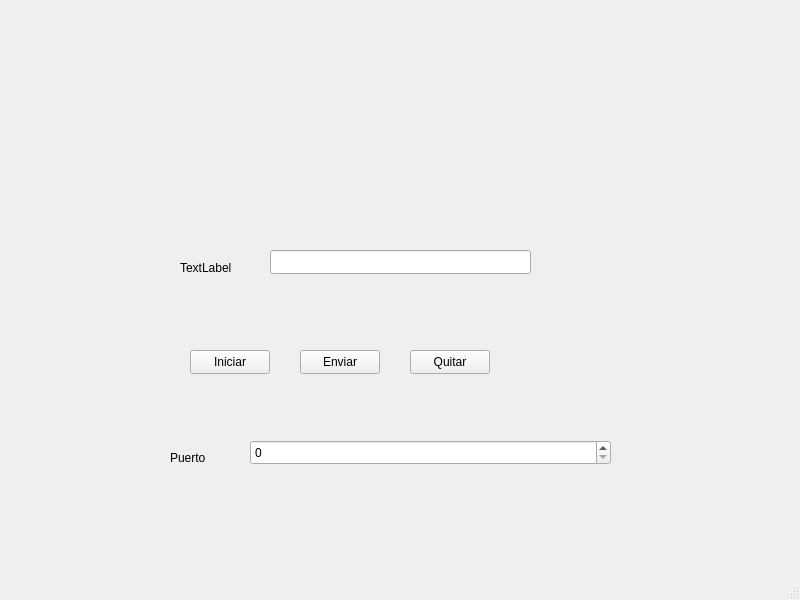
<?xml version="1.0" encoding="UTF-8"?>
<ui version="4.0">
 <class>MainWindow</class>
 <widget class="QMainWindow" name="MainWindow">
  <property name="geometry">
   <rect>
    <x>0</x>
    <y>0</y>
    <width>800</width>
    <height>600</height>
   </rect>
  </property>
  <property name="windowTitle">
   <string>MainWindow</string>
  </property>
  <widget class="QWidget" name="centralwidget">
   <widget class="QPushButton" name="iniciar">
    <property name="geometry">
     <rect>
      <x>190</x>
      <y>350</y>
      <width>80</width>
      <height>24</height>
     </rect>
    </property>
    <property name="text">
     <string>Iniciar</string>
    </property>
   </widget>
   <widget class="QPushButton" name="enviar">
    <property name="geometry">
     <rect>
      <x>300</x>
      <y>350</y>
      <width>80</width>
      <height>24</height>
     </rect>
    </property>
    <property name="text">
     <string>Enviar</string>
    </property>
   </widget>
   <widget class="QPushButton" name="quitar">
    <property name="geometry">
     <rect>
      <x>410</x>
      <y>350</y>
      <width>80</width>
      <height>24</height>
     </rect>
    </property>
    <property name="text">
     <string>Quitar</string>
    </property>
   </widget>
   <widget class="QLabel" name="label">
    <property name="geometry">
     <rect>
      <x>180</x>
      <y>260</y>
      <width>58</width>
      <height>16</height>
     </rect>
    </property>
    <property name="text">
     <string>TextLabel</string>
    </property>
   </widget>
   <widget class="QLabel" name="label_2">
    <property name="geometry">
     <rect>
      <x>170</x>
      <y>450</y>
      <width>58</width>
      <height>16</height>
     </rect>
    </property>
    <property name="text">
     <string>Puerto</string>
    </property>
   </widget>
   <widget class="QSpinBox" name="puerto">
    <property name="geometry">
     <rect>
      <x>250</x>
      <y>440</y>
      <width>361</width>
      <height>25</height>
     </rect>
    </property>
    <property name="maximum">
     <number>9999</number>
    </property>
   </widget>
   <widget class="QLineEdit" name="msj">
    <property name="geometry">
     <rect>
      <x>270</x>
      <y>250</y>
      <width>261</width>
      <height>24</height>
     </rect>
    </property>
   </widget>
  </widget>
  <widget class="QMenuBar" name="menubar">
   <property name="geometry">
    <rect>
     <x>0</x>
     <y>0</y>
     <width>800</width>
     <height>21</height>
    </rect>
   </property>
  </widget>
  <widget class="QStatusBar" name="statusbar"/>
 </widget>
 <resources/>
 <connections/>
</ui>
